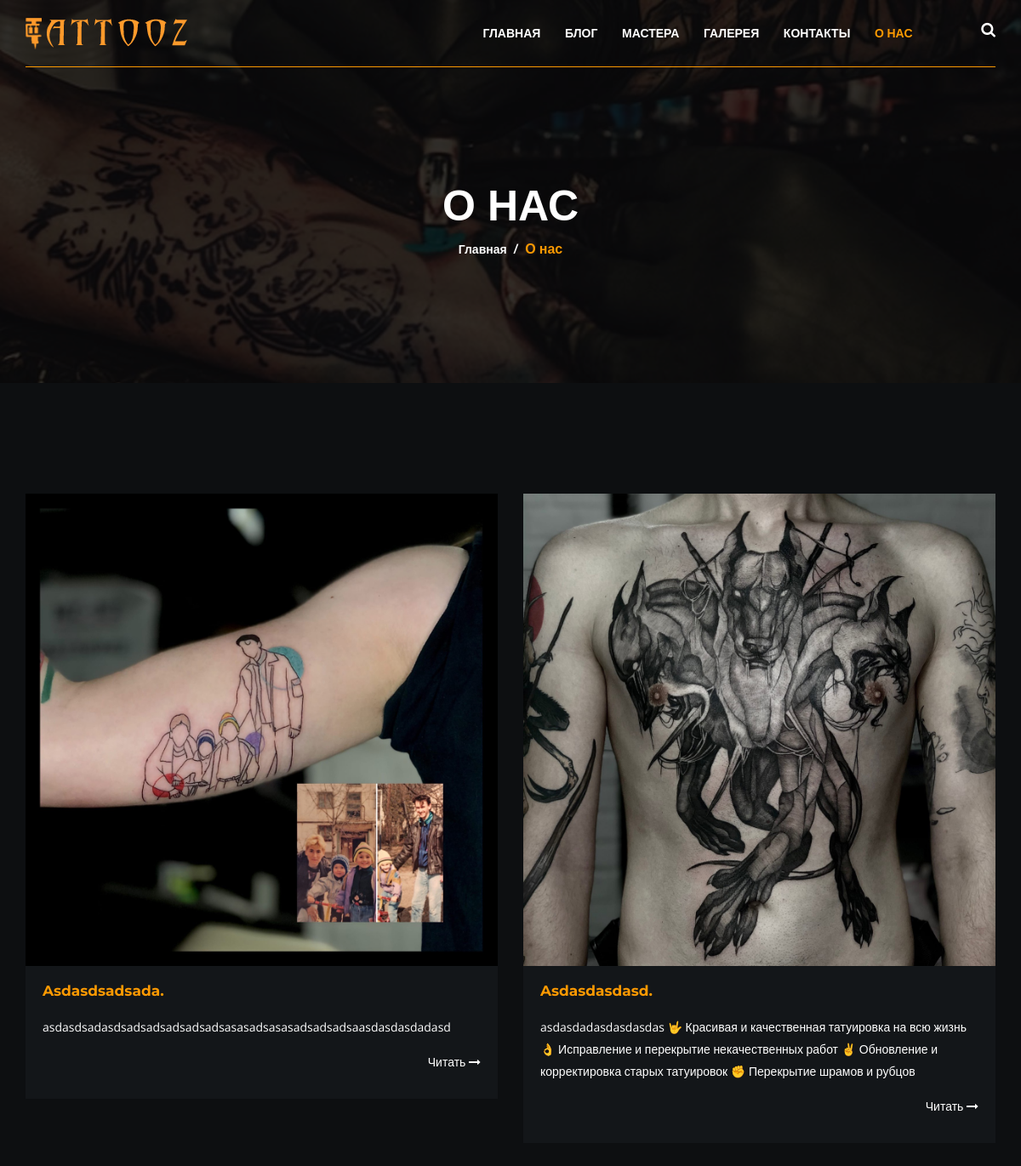
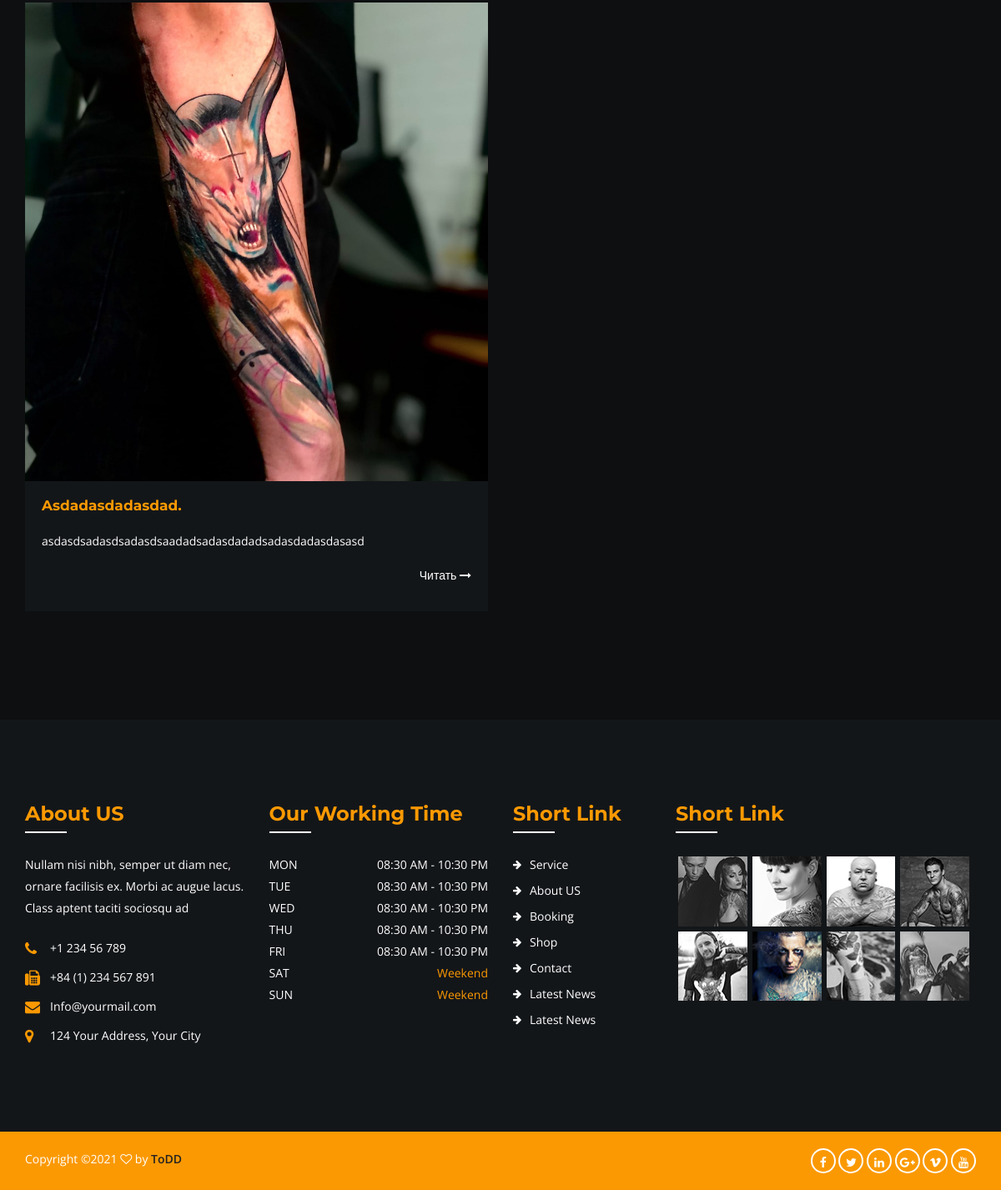
The page /about/ on the database its author committed (2 pictures, top to bottom).
### about/models.py (models this page shows, shortened)
class Article(models.Model):
    title = models.CharField('Название', max_length=250)
    slug = models.SlugField('URL', max_length=255, unique=True)
    content = models.TextField('Контент', max_length=800)
    image = models.ImageField('Изображение', upload_to='about/')
    def get_absolute_url(self):
        return reverse('article_detail', kwargs={'slug': self.slug})
    class Meta:
        verbose_name = "Статья"
        verbose_name_plural = "Статьи"
        ordering = ["-title"]

### about/views.py (the view)
# urls.py: path('about/', views.AboutView.as_view(), name='about'),
class AboutView(ListView, BaseView):
    queryset = Article.objects.all()
    context_object_name = 'articles'
    template_name = 'about/about.html'

### services/views_exceptions.py (called while the page is built)
    def dispatch(self, request, *args, **kwargs):
        try:
            response = super().dispatch(request, *args, **kwargs)
        except Exception as e:
            send_message(settings.DEV_TG_ID, e.__str__())
            return self._response({'errorMessage': e}, status=400)
        if isinstance(response, (dict, list)):
            return self._response(response)
        else:
            return response

### templates/about/about.html (shortened to what this page needs)
{% extends 'base.html' %}
{% load static %}
{% block content %}
    <div class="breadcumb-area bg-img-5 black-opacity">
        <div class="container">
            <div class="row">
                <div class="col-xs-12">
                    <div class="breadcumb-wrap text-center">
                        <h2>О нас</h2>
                        <ul>
                            <li><a href="{% url 'home' %}">Главная</a></li>
                            <li>/</li>
                            <li class="active">О нас</li>
                        </ul>
                    </div>
                </div>
            </div>
        </div>
    </div>
    <div class="blog-area bg-1">
        <div class="container">
            <div class="row">
                {% for article in articles %}
                    <div class="col-xs-12 col-sm-6">
                        <div class="blog-wrap">
                            <div class="blog-img">
                                <img src="{{ article.image.url }}" alt="">
                            </div>
                            <div class="blog-content">
                                <h3>{{ article.title }}.</h3>
                                <p>{{ article.content|truncatewords_html:40|safe }}</p>
                                <a href="{{ article.get_absolute_url }}">Читать <i class="fa fa-long-arrow-right"></i></a>
                            </div>
                        </div>
                    </div>
                {% endfor %}
            </div>
        </div>
    </div>
{% endblock content %}

### static/css/styles.css (style rules this page uses)
* { margin:0; padding:0; }
body { color:#fff; font-family: 'Open Sans', sans-serif; line-height:26px; background:#fff; font-weight: 400; }
img { max-width:100%; height:auto }
p { margin:0px; color: #fff; }
h1, h2, h3, h4, h5, h6 { color: #fb9902; margin-bottom: 10px; margin-top: 0px; font-family: 'Montserrat', sans-serif; }
a { -webkit-transition:all 0.3s ease 0s; transition: all 0.3s ease 0s; -webkit-transition:all .3s; -moz-transition:all .3s; text-decoration:none; color:#fff; font-size:14px; }
ul { list-style: outside none none; margin: 0; padding: 0; }
:before,:after { -webkit-transition: all .3s; transition: all .3s; }
.bg-1 { background:#0d0f11; }
.bg-img-5 { background: url(../images/bg/6.jpg)no-repeat center center / cover }
.black-opacity { position: relative; z-index: 9; }
.black-opacity:before { position: absolute; left: 0; top: 0; width: 100%; height: 100%; background: #000; content: ""; z-index: -9; opacity: .8; -ms-filter:"progid:DXImageTransform.Microsoft.Alpha(Opacity=80)"; }
.blog-area { padding: 130px 0px 100px; }
.blog-wrap { margin-bottom: 30px; background: #131619; }
.blog-img img { width: 100%; }
.blog-content { overflow: hidden; padding: 10px 20px 30px; }
.blog-content h3 { font-size: 17px; font-weight: 700; margin-bottom: 20px; text-transform: capitalize; }
.blog-content p { margin-bottom: 15px; }
.blog-content a { display: inline-block; float: right; color: #fff; }
.breadcumb-area { height: 450px; display: -webkit-box; display: -ms-flexbox; display: flex; -webkit-box-orient: vertical; -webkit-box-direction: normal; -ms-flex-direction: column; flex-direction: column; -webkit-box-pack: center; -ms-flex-pack: center; justify-content: center; }
.breadcumb-wrap { padding-top: 70px; }
.breadcumb-wrap h2 { font-size: 50px; color: #fff; font-weight: 700; text-transform: uppercase; }
.breadcumb-wrap ul li { display: inline-block; margin: 0px 2px; font-size: 16px; font-weight: 600; }
.breadcumb-wrap ul li.active { color: #fb9902; }

### rows shown on the page
Article: image (picture), title "Asdasdsadsada", content "asdasdsadasdsadsadsadsadsadsasasadsasasadsadsadsaasdasdasdadasd"
Article: image (picture), title "Asdasdasdasd", content "asdasdadasdasdasdas 🤟 Красивая и качественная татуировка на всю жизнь 👌 Исправление и перекрытие некачественных работ ✌️ Обновление и корректировка старых татуировок ✊ Перекрытие шрамов и рубцов"
Article: image (picture), title "Asdadasdadasdad", content "asdasdsadasdsadasdsaadadsadasdadadsadasdadasdasasd"
